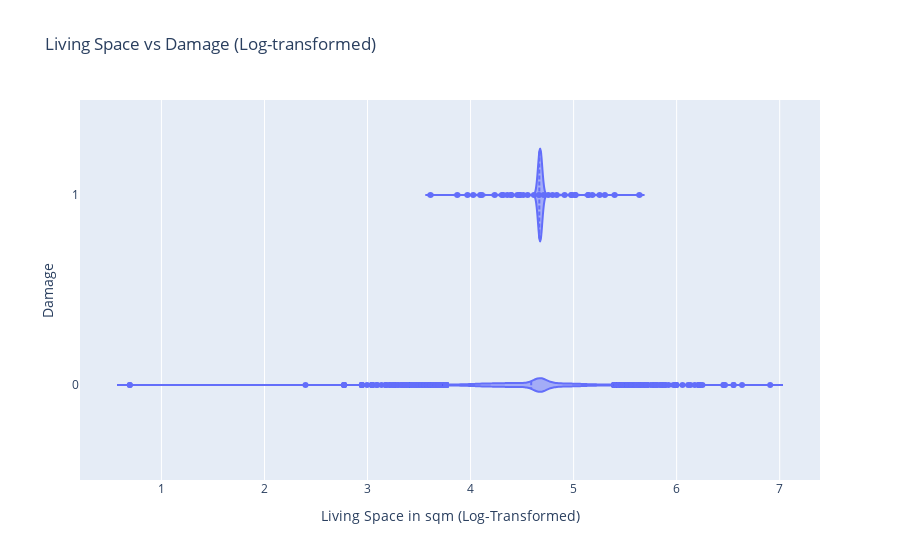

Write notebook code for a chart like this one.
### Code cell
# Apply log transformation to wfl
df_sub_wfl = df_sub.copy()
df_sub_wfl['LOG_WFL'] = np.log(df['WFL'] + 1)  # Adding 1 to avoid log(0)

# Violin plot with log-transformed wfl
fig_wfl_1 = px.violin(df_sub_wfl,
                x='LOG_WFL',
                y='DAMAGE',
                orientation='h',
                title='Living Space vs Damage (Log-transformed)',
                labels={'DAMAGE':'Damage', 'LOG_WFL':'Living Space in sqm (Log-Transformed)'}
                )

# Adding the mean
fig_wfl_1.update_traces(meanline_visible=True)
fig_wfl_1.show()

### Figure 1 — Plotly figure (JSON) as saved in the notebook; plotly's stock layout.template omitted (floating-point values rounded to 4 significant figures; data arrays with more than 128 entries replaced by an {"elided": "..."} marker saying what was removed)
{"data": [{"alignmentgroup": "True", "box": {"visible": false}, "hovertemplate": "Living Space in sqm (Log-Transformed)=%{x}<br>Damage=%{y}<extra></extra>", "legendgroup": "", "marker": {"color": "#636efa"}, "meanline": {"visible": true}, "name": "", "offsetgroup": "", "orientation": "h", "scalegroup": "True", "showlegend": false, "type": "violin", "x": {"elided": "9466 float values"}, "x0": " ", "xaxis": "x", "y": {"elided": "9466 int values"}, "y0": " ", "yaxis": "y"}], "layout": {"legend": {"tracegroupgap": 0}, "title": {"text": "Living Space vs Damage (Log-transformed)"}, "violinmode": "group", "xaxis": {"anchor": "y", "domain": [0, 1], "title": {"text": "Living Space in sqm (Log-Transformed)"}}, "yaxis": {"anchor": "x", "domain": [0, 1], "title": {"text": "Damage"}}}}
